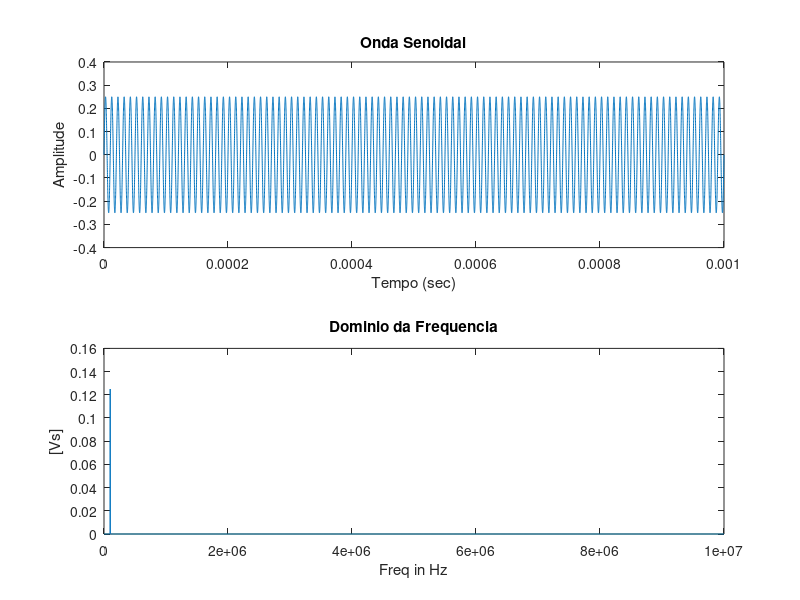

Write MATLAB code to recreate this figure.
%Laboratorio 1 - Fundamentos de Comunicacoes
% Parte 1

%A = 0.5Vp
A = 0.25;

% frequencia de amostragem
fs = 20000000;

% periodo de amostragem
Ts = 1/fs;

% F = 100hz
frequencia = 100000;

%intervalo de amostragem
t = 0:Ts:0.001;
n = length(t);

%%%%% Onda Senoidal
senoide = A*sin(2*pi*frequencia*t);

%Transformada
N = length(senoide);
k = 0:N-1;
T = N/fs;
freq = k/T;
fftSen = fft(senoide)/N;
cutoff=ceil(N/2);
fftSen=fftSen(1:cutoff);

figure(1)
subplot(2,1,1);
plot(t, senoide);
xlabel('Tempo (sec)');
ylabel('Amplitude') ;
title('Onda Senoidal');

subplot(2,1,2);
plot(freq(1:cutoff), abs(fftSen));
xlabel('Freq in Hz');
ylabel('[Vs]') ;
title('Dominio da Frequencia');


